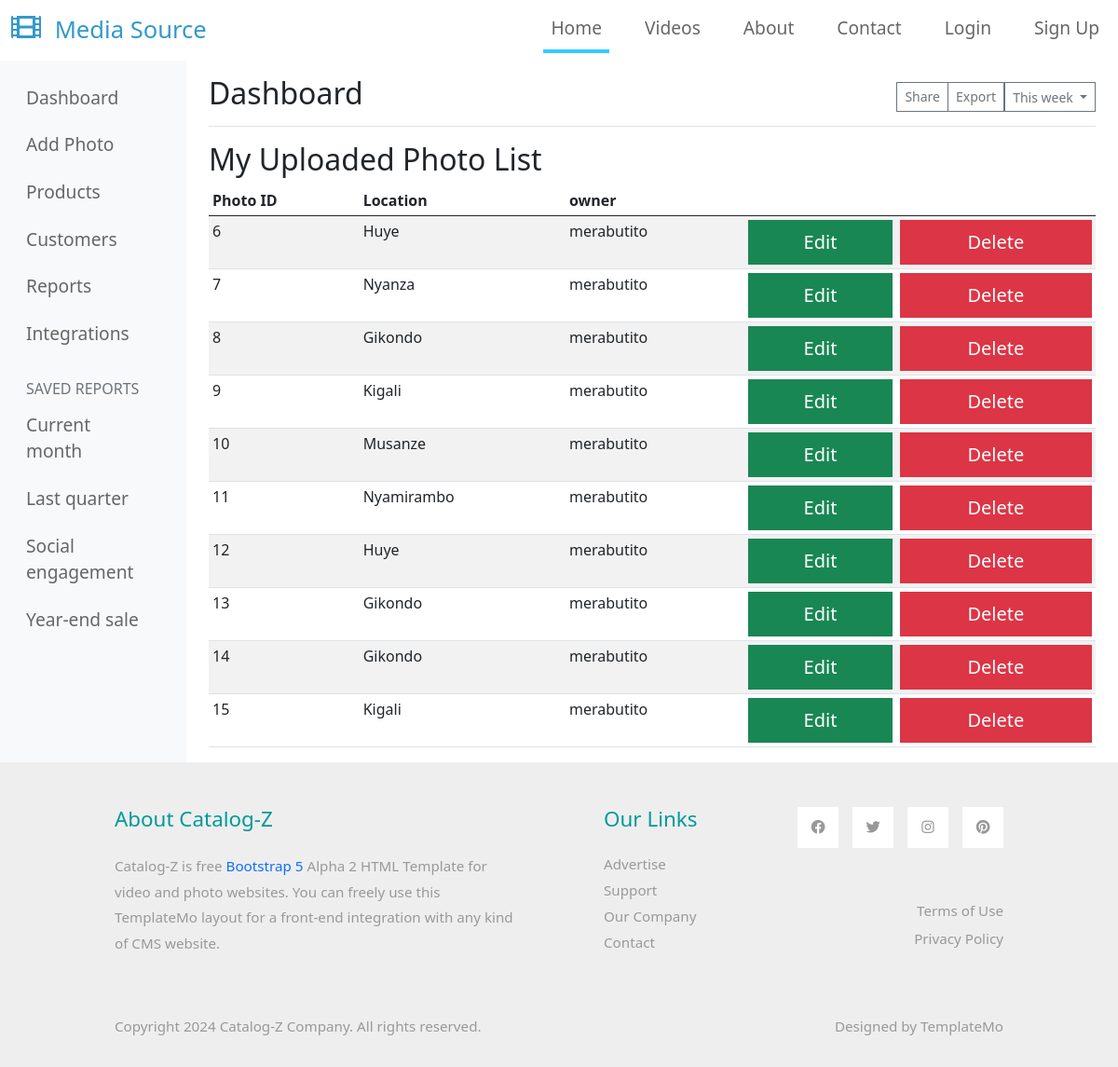
Before: /dashboard/ with the older database file.
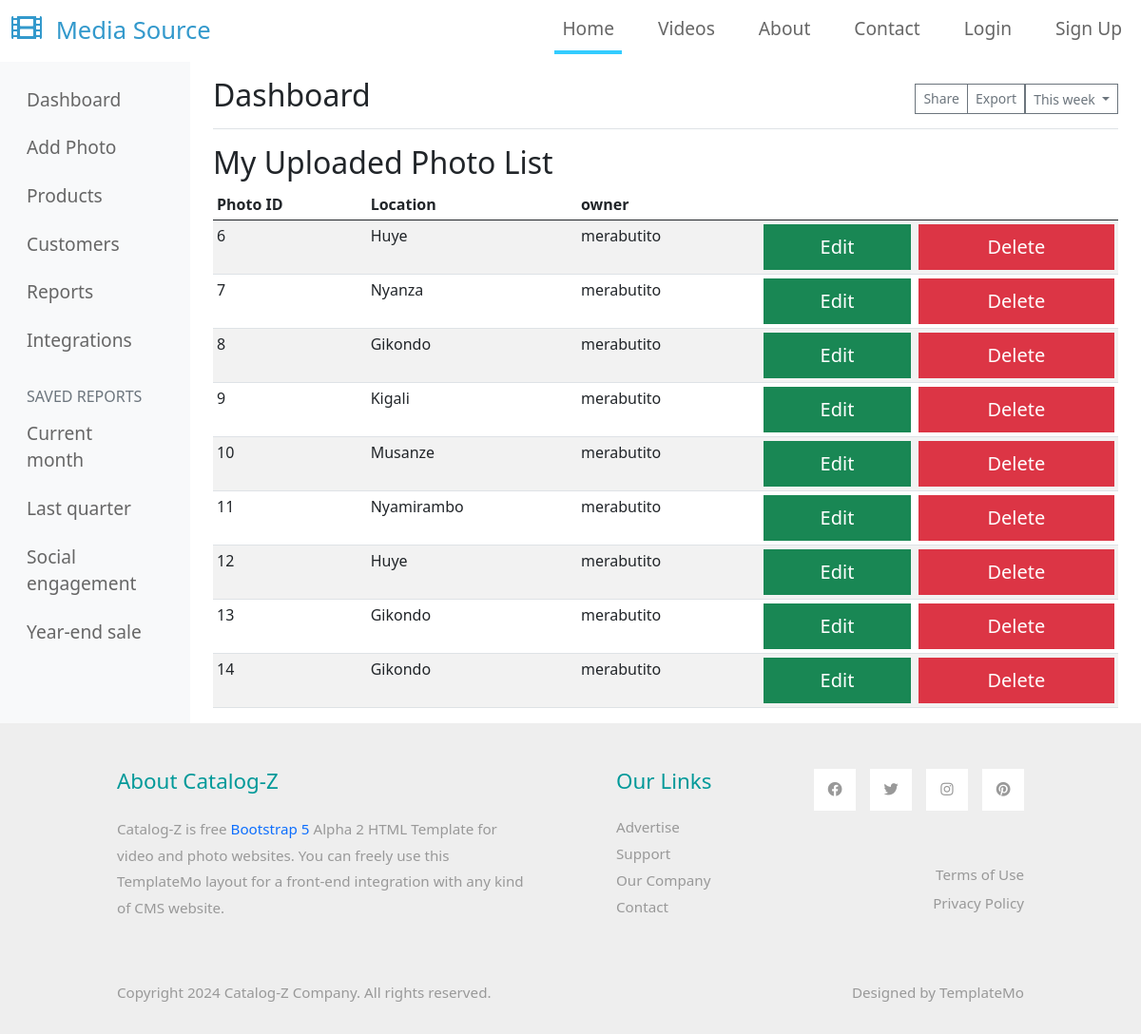
After: the same page with the newer database file.
### media_app/models.py (models this page shows, shortened)
class Image(models.Model):
    photo = models.ImageField(upload_to='upload')
    location = models.CharField(max_length=30)
    description = models.TextField()
    owner = models.ForeignKey(User, on_delete=models.CASCADE)

### media_app/views.py (the view)
# urls.py: path('dashboard/', views.DashboardView, name='dashboard'),
def DashboardView(request):
    page1 = 1
    images = Image.objects.all()
    context = {'images': images, 'page1': page1}
    return render(request, 'dashboard.html', context)

### templates/dashboard.html (shortened to what this page needs)
<!doctype html>
{%extends 'base.html'%}
{%load static%}
{%load crispy_forms_tags%}
{%block content%}
<div class="container-fluid">
  <div class="row">
    <nav id="sidebarMenu" class="col-md-3 col-lg-2 d-md-block bg-light sidebar collapse">
      <div class="position-sticky pt-3 sidebar-sticky">
        <ul class="nav flex-column">
          <li class="nav-item">
            <a class="nav-link active" aria-current="page" href="{%url 'dashboard'%}">
              Dashboard
            </a>
          </li>
          <li class="nav-item">
            <a class="nav-link" href="{%url 'addphoto'%}">
              Add Photo
            </a>
          </li>
          <li class="nav-item">
            <a class="nav-link" href="#">
              Products
            </a>
          </li>
          <li class="nav-item">
            <a class="nav-link" href="#">
              Customers
            </a>
          </li>
          <li class="nav-item">
            <a class="nav-link" href="#">
              Reports
            </a>
          </li>
          <li class="nav-item">
            <a class="nav-link" href="#">
              Integrations
            </a>
          </li>
        </ul>
        <h6
          class="sidebar-heading d-flex justify-content-between align-items-center px-3 mt-4 mb-1 text-muted text-uppercase">
          <span>Saved reports</span>
        </h6>
        <ul class="nav flex-column mb-2">
          <li class="nav-item">
            <a class="nav-link" href="#">
              Current month
            </a>
          </li>
          <li class="nav-item">
            <a class="nav-link" href="#">
              Last quarter
            </a>
          </li>
          <li class="nav-item">
            <a class="nav-link" href="#">
              Social engagement
            </a>
          </li>
          <li class="nav-item">
            <a class="nav-link" href="#">
              Year-end sale
            </a>
          </li>
        </ul>
      </div>
    </nav>
    <main class="col-md-9 ms-sm-auto col-lg-10 px-md-4">
      <div
        class="d-flex justify-content-between flex-wrap flex-md-nowrap align-items-center pt-3 pb-2 mb-3 border-bottom">
        <h1 class="h2">Dashboard</h1>
        <div class="btn-toolbar mb-2 mb-md-0">
          <div class="btn-group me-2">
            <button type="button" class="btn btn-sm btn-outline-secondary">Share</button>
            <button type="button" class="btn btn-sm btn-outline-secondary">Export</button>
          </div>
          <button type="button" class="btn btn-sm btn-outline-secondary dropdown-toggle">
            This week
          </button>
        </div>
      </div>
      {%if page1%}
      {%include 'messages/messages.html'%}
      <h2>My Uploaded Photo List</h2>
      <div class="table-responsive">
        <table class="table table-striped table-sm">
          <thead>
            <tr>
              <th scope="col">Photo ID</th>
              <th scope="col">Location</th>
              <th scope="col">owner</th>
              <th scope="col" colspan="2" class="text-center"></th>
            </tr>
          </thead>
          <tbody>
            {%for image in images%}
            <tr>
              <td>{{image.id}}</td>
              <td>{{image.location}}</td>
              <td>{{image.owner.username}}</td>
              <td><a href="#" class="btn btn-lg btn-block btn-success">Edit</a></td>
              <td><a onclick="return confirm('Are you sure you want to delete')" href="{%url 'delete' image.id%}"
                  class="btn btn-lg btn-block btn-danger">Delete</a></td>
            </tr>
            {%endfor%}
          </tbody>
        </table>
      </div>
      {%endif%}
    </main>
  </div>
</div>
{%endblock%}

Changed rows visible on the page:
removed Image: id "15", location "Kigali", owner.username "merabutito"
